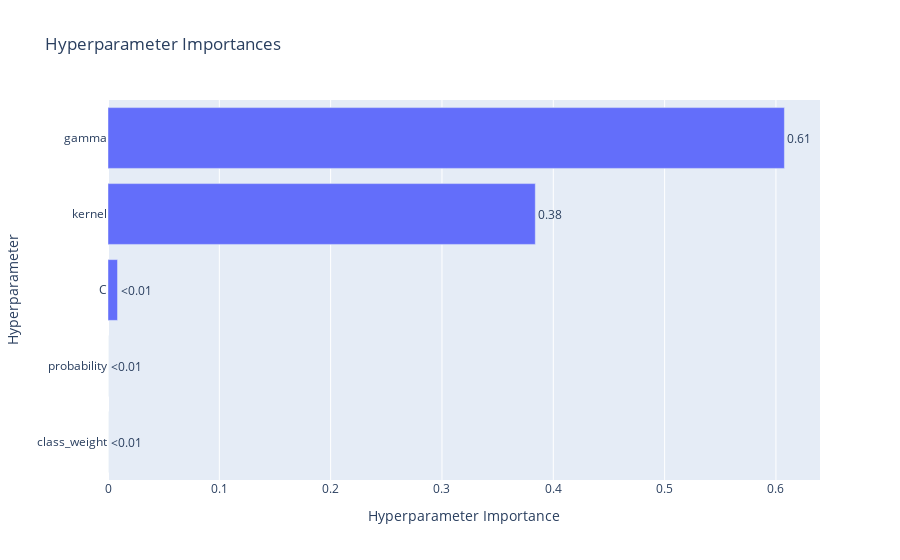

Notebook cell for this chart:
### Markdown cell above
Last but not least, every hyperparameter tuning study from Optuna is saved and can be accessed with the optuna_studies_ attribute. This returns a dictionary of Optuna studies for all fitted models, where the model name is the key. It can be useful for further analysis of hyperparameter tuning using methods available in the Optuna library.

### Code cell
from optuna.visualization import plot_param_importances
study = mamut.optuna_studies_['SVC']
plot_param_importances(study)

### Figure 1 — Plotly figure (JSON) as saved in the notebook; plotly's stock layout.template omitted (floating-point values rounded to 4 significant figures)
{"data": [{"cliponaxis": false, "hovertemplate": ["class_weight (CategoricalDistribution): 0.0<extra></extra>", "probability (CategoricalDistribution): 0.0<extra></extra>", "C (FloatDistribution): 0.00855462507719235<extra></extra>", "kernel (CategoricalDistribution): 0.38384372996899724<extra></extra>", "gamma (FloatDistribution): 0.6076016449538104<extra></extra>"], "name": "Objective Value", "orientation": "h", "text": ["<0.01", "<0.01", "<0.01", "0.38", "0.61"], "textposition": "outside", "type": "bar", "x": [0, 0, 0.008555, 0.3838, 0.6076], "y": ["class_weight", "probability", "C", "kernel", "gamma"]}], "layout": {"title": {"text": "Hyperparameter Importances"}, "xaxis": {"title": {"text": "Hyperparameter Importance"}}, "yaxis": {"title": {"text": "Hyperparameter"}}}}
